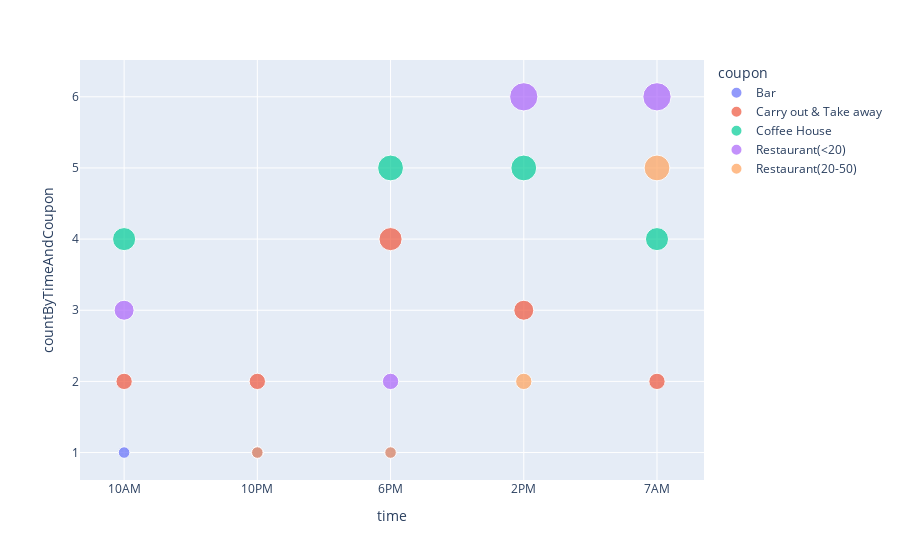

Notebook code cell kept with this figure:
### Code cell
# Does time of day influence coupon acceptance?
timeofdayDataCounts = acceptedCouponData.groupby(['time', 'coupon'])[['time', 'coupon']].value_counts().reset_index()
timeofdayDataCounts.columns = ['time',  'coupon', 'countByTimeAndCoupon']

print(timeofdayDataCounts)

# Create a scatter plot with hover text showing the time of day for different coupon types accepted
fig4 = px.scatter(timeofdayDataCounts, x = "time", y = "countByTimeAndCoupon", color = "coupon", size = "countByTimeAndCoupon")
fig4.show()

# Conclusion1 = At 10 am and 6 pm, coffee house type coupons are accepted more.
# Conclusion2 = At 2pm and 7am, restaurant(<20) coupons are accepted more.

### Figure 1 — Plotly figure (JSON) as saved in the notebook; plotly's stock layout.template omitted (floating-point values rounded to 4 significant figures)
{"data": [{"hovertemplate": "coupon=Bar<br>time=%{x}<br>countByTimeAndCoupon=%{marker.size}<extra></extra>", "legendgroup": "Bar", "marker": {"color": "#636efa", "size": [1, 1, 1], "sizemode": "area", "sizeref": 0.015, "symbol": "circle"}, "mode": "markers", "name": "Bar", "orientation": "v", "showlegend": true, "type": "scatter", "x": ["10AM", "10PM", "6PM"], "xaxis": "x", "y": [1, 1, 1], "yaxis": "y"}, {"hovertemplate": "coupon=Carry out & Take away<br>time=%{x}<br>countByTimeAndCoupon=%{marker.size}<extra></extra>", "legendgroup": "Carry out & Take away", "marker": {"color": "#EF553B", "size": [2, 2, 3, 4, 2], "sizemode": "area", "sizeref": 0.015, "symbol": "circle"}, "mode": "markers", "name": "Carry out & Take away", "orientation": "v", "showlegend": true, "type": "scatter", "x": ["10AM", "10PM", "2PM", "6PM", "7AM"], "xaxis": "x", "y": [2, 2, 3, 4, 2], "yaxis": "y"}, {"hovertemplate": "coupon=Coffee House<br>time=%{x}<br>countByTimeAndCoupon=%{marker.size}<extra></extra>", "legendgroup": "Coffee House", "marker": {"color": "#00cc96", "size": [4, 1, 5, 5, 4], "sizemode": "area", "sizeref": 0.015, "symbol": "circle"}, "mode": "markers", "name": "Coffee House", "orientation": "v", "showlegend": true, "type": "scatter", "x": ["10AM", "10PM", "2PM", "6PM", "7AM"], "xaxis": "x", "y": [4, 1, 5, 5, 4], "yaxis": "y"}, {"hovertemplate": "coupon=Restaurant(<20)<br>time=%{x}<br>countByTimeAndCoupon=%{marker.size}<extra></extra>", "legendgroup": "Restaurant(<20)", "marker": {"color": "#ab63fa", "size": [3, 1, 6, 2, 6], "sizemode": "area", "sizeref": 0.015, "symbol": "circle"}, "mode": "markers", "name": "Restaurant(<20)", "orientation": "v", "showlegend": true, "type": "scatter", "x": ["10AM", "10PM", "2PM", "6PM", "7AM"], "xaxis": "x", "y": [3, 1, 6, 2, 6], "yaxis": "y"}, {"hovertemplate": "coupon=Restaurant(20-50)<br>time=%{x}<br>countByTimeAndCoupon=%{marker.size}<extra></extra>", "legendgroup": "Restaurant(20-50)", "marker": {"color": "#FFA15A", "size": [1, 2, 1, 5], "sizemode": "area", "sizeref": 0.015, "symbol": "circle"}, "mode": "markers", "name": "Restaurant(20-50)", "orientation": "v", "showlegend": true, "type": "scatter", "x": ["10PM", "2PM", "6PM", "7AM"], "xaxis": "x", "y": [1, 2, 1, 5], "yaxis": "y"}], "layout": {"autosize": true, "legend": {"itemsizing": "constant", "title": {"text": "coupon"}, "tracegroupgap": 0}, "margin": {"t": 60}, "xaxis": {"anchor": "y", "autorange": true, "domain": [0, 1], "range": [-0.3033, 4.32], "title": {"text": "time"}, "type": "category"}, "yaxis": {"anchor": "x", "autorange": true, "domain": [0, 1], "range": [0.5034, 6.763], "title": {"text": "countByTimeAndCoupon"}, "type": "linear"}}}
